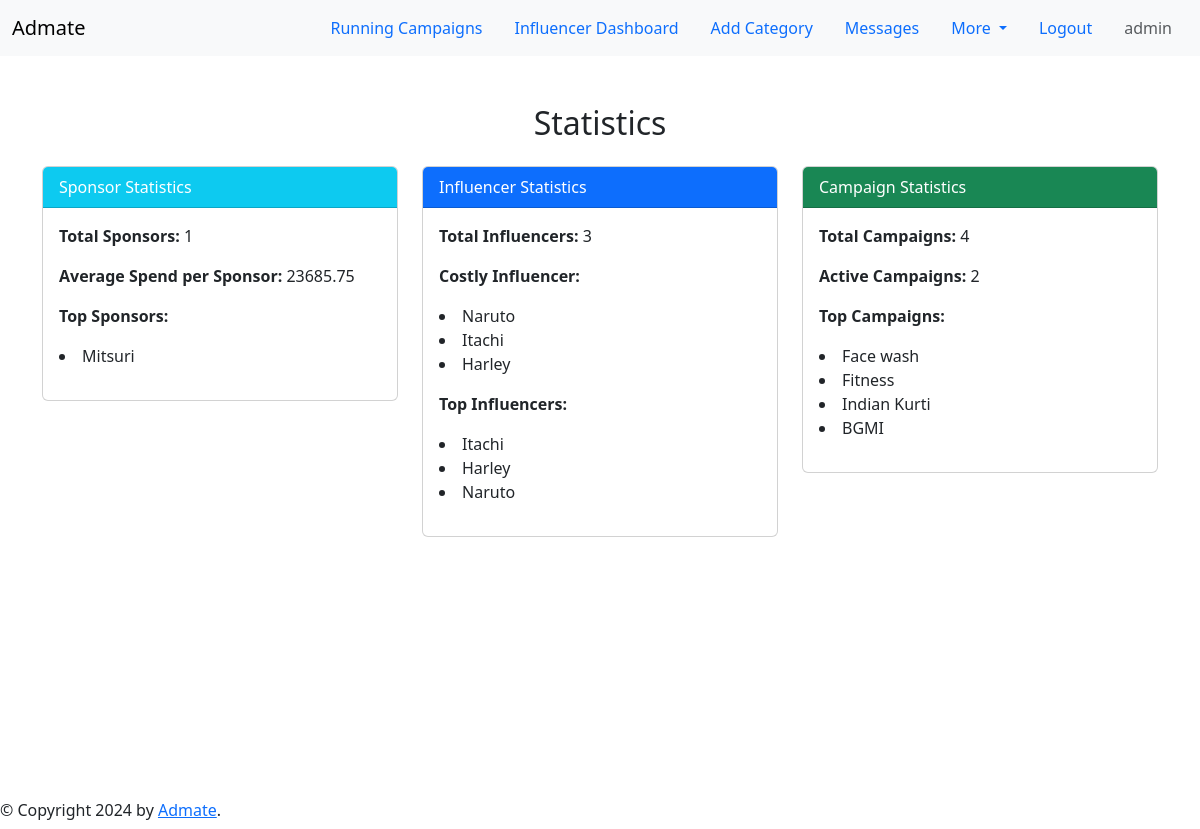
The page /statistics (signed in) on the database its author committed.
### application/models.py (models this page shows, shortened)
class SponsorProfile(db.Model):
    id = db.Column(db.Integer, primary_key=True)
    user = db.Column(db.String(20), db.ForeignKey('user.username'))
    first_name = db.Column(db.String(64))
    last_name = db.Column(db.String(64))
    email = db.Column(db.String(120), nullable=False)
    phone = db.Column(db.String(20), nullable=False)
    company_name = db.Column(db.String(64))
    company_address = db.Column(db.String(100), nullable=False)
    company_website = db.Column(db.String(100), nullable=False)
    company_description = db.Column(db.String(256), nullable=False)
    industry = db.Column(db.String(64))
    budget = db.Column(db.Float)

class InfluencerProfile(db.Model):
    id = db.Column(db.Integer, primary_key=True)
    user = db.Column(db.String(20), db.ForeignKey('user.username'))
    first_name = db.Column(db.String(64))
    last_name = db.Column(db.String(64))
    email = db.Column(db.String(120), nullable=False)
    phone = db.Column(db.String(30), nullable=False)
    bio = db.Column(db.String(256), nullable=False)
    instagram_handle = db.Column(db.String(64), nullable=False)
    facebook_handle = db.Column(db.String(64), nullable=False)
    youtube_handle = db.Column(db.String(64), nullable=False)
    blog_url = db.Column(db.String(100), nullable=False)
    followers_count = db.Column(db.Integer)
    total_engagement = db.Column(db.Integer)
    total_views = db.Column(db.Integer)
    reach = db.Column(db.Integer)
    age = db.Column(db.Integer)
    gender = db.Column(db.String(10))
    location = db.Column(db.String(30))
    language = db.Column(db.String(20))
    category_id = db.Column(db.Integer, db.ForeignKey('categories.category_id'))
    niche_id = db.Column(db.Integer, db.ForeignKey('niche.niche_id'))
    price = db.Column(db.Float)
    flagged = db.Column(db.Boolean, default=False)
    category = db.relationship('Categories', backref='influencers', lazy=True)
    niche = db.relationship('Niche', backref='influencers', lazy=True)

class Campaign(db.Model):
    id = db.Column(db.Integer, primary_key=True)
    sponsor_id = db.Column(db.Integer, db.ForeignKey('sponsor_profile.id'))
    user = db.Column(db.String(20), db.ForeignKey('user.username'))
    name = db.Column(db.String(64))
    description = db.Column(db.String(256))
    start_date = db.Column(db.Date)
    end_date = db.Column(db.Date)
    budget = db.Column(db.Float)
    status = db.Column(db.String(23), default=True)
    category_id = db.Column(db.Integer, db.ForeignKey('categories.category_id'))
    niche_id = db.Column(db.Integer, db.ForeignKey('niche.niche_id'))
    flagged = db.Column(db.Boolean, default=False)
    influencer_id = db.Column(db.Integer, db.ForeignKey('influencer_profile.id'))
    category = db.relationship('Categories', backref='campaigns', lazy=True)
    niche = db.relationship('Niche', backref='campaigns', lazy=True)
    sponsor = db.relationship('SponsorProfile', backref='campaigns', lazy=True)
    influencer = relationship('InfluencerProfile', foreign_keys=[influencer_id], backref='campaigns')

### application/routes.py (the view)
@app.route('/statistics')
def statistics():
    if 'username' not in session or session['role'] != 'admin':
        flash('You do not have permission to perform this action.', 'danger')
        return redirect(url_for('index'))
    total_sponsors = SponsorProfile.query.count()
    average_spend_per_sponsor = db.session.query(db.func.avg(Campaign.budget)).scalar()
    top_sponsors = SponsorProfile.query.order_by(SponsorProfile.budget.desc()).limit(5).all()
    total_influencers = InfluencerProfile.query.count()
    costly_influencers = InfluencerProfile.query.order_by(InfluencerProfile.price.desc()).limit(5).all()
    top_influencers = InfluencerProfile.query.order_by(InfluencerProfile.total_engagement.desc()).limit(5).all()
    total_campaigns = Campaign.query.count()
    active_campaigns = Campaign.query.filter(Campaign.status == 'Active').count()
    top_campaigns = Campaign.query.order_by(Campaign.budget.desc()).limit(5).all()
    return render_template('statistics.html',
                           total_sponsors=total_sponsors,
                           average_spend_per_sponsor=average_spend_per_sponsor,
                           top_sponsors=top_sponsors,
                           total_influencers=total_influencers,
                           costly_influencers=costly_influencers,
                           top_influencers=top_influencers,
                           total_campaigns=total_campaigns,
                           active_campaigns=active_campaigns,
                           top_campaigns=top_campaigns)

### templates/statistics.html (shortened to what this page needs)
{% extends 'nav_link.html' %}
{% block content %}
<div class="container mt-5">
    <h2 class="mb-4 text-center">Statistics</h2>
    <div class="row">
        <div class="col-md-4">
            <div class="card mb-4">
                <div class="card-header bg-info text-white">
                    Sponsor Statistics
                </div>
                <div class="card-body">
                    <p class="card-text"><strong>Total Sponsors:</strong> {{ total_sponsors }}</p>
                    <p class="card-text"><strong>Average Spend per Sponsor:</strong> {{ average_spend_per_sponsor }}</p>
                    <p class="card-text"><strong>Top Sponsors:</strong>
                        {% for sponsor in top_sponsors %}
                            <li>{{ sponsor.user | capitalize }}</li>
                        {% endfor %}</p>
                </div>
            </div>
        </div>
        <div class="col-md-4">
            <div class="card mb-4">
                <div class="card-header bg-primary text-white">
                    Influencer Statistics
                </div>
                <div class="card-body">
                    <p class="card-text"><strong>Total Influencers:</strong> {{ total_influencers }}</p>
                    <p class="card-text"><strong>Costly Influencer:</strong>
                        {% for influencer in costly_influencers %}
                            <li>{{ influencer.user | capitalize }}</li>
                        {% endfor %}
                    </p>
                    <p class="card-text"><strong>Top Influencers:</strong>
                        {% for influencer in top_influencers %}
                            <li>{{ influencer.user | capitalize }}</li>
                        {% endfor %}
                    </p>
                </div>
            </div>
        </div>
        <div class="col-md-4">
            <div class="card mb-4">
                <div class="card-header bg-success text-white">
                    Campaign Statistics
                </div>
                <div class="card-body">
                    <p class="card-text"><strong>Total Campaigns:</strong> {{ total_campaigns }}</p>
                    <p class="card-text"><strong>Active Campaigns:</strong> {{ active_campaigns }}</p>
                    <p class="card-text"><strong>Top Campaigns:</strong>
                        {% for campaign in top_campaigns %}
                            <li>{{ campaign.name }}</li>
                        {% endfor %}
                    </p>
                </div>
            </div>
        </div>
    </div>
</div>
{% endblock content %}

### rows shown on the page
SponsorProfile: user "Mitsuri"
InfluencerProfile: user "Naruto"
InfluencerProfile: user "Itachi"
InfluencerProfile: user "Harley"
Campaign: name "Face wash"
Campaign: name "Fitness"
Campaign: name "Indian Kurti"
Campaign: name "BGMI"

### other values the page prints
{{ session['username'] }} "admin"
{{ total_sponsors }} "1"
{{ average_spend_per_sponsor }} "23685.75"
{{ total_influencers }} "3"
{{ total_campaigns }} "4"
{{ active_campaigns }} "2"
